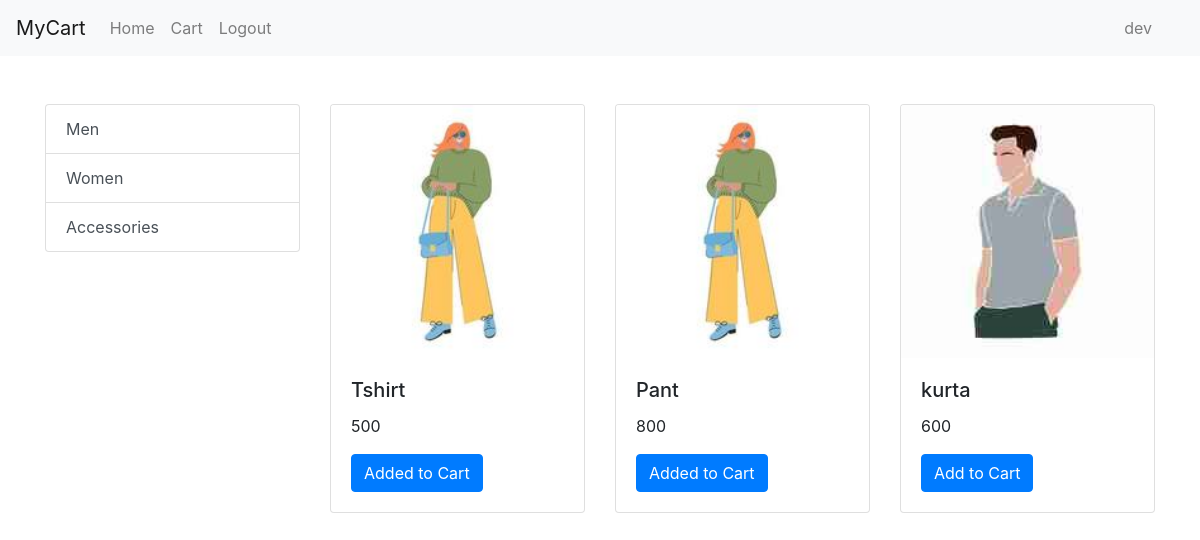
The app's page /store/?category=1 (signed in) with its own data.
### register/models.py (models this page shows)
class Profile(AbstractUser):
    email=models.EmailField(unique=True)
    phone=models.CharField(max_length=100,unique=True)
    is_authenticated=models.BooleanField(default=False)
    token=models.CharField(max_length=200,null=True)
    REQUIRED_FIELDS=['username','phone']
    USERNAME_FIELD="email"
    objects= ProfileManager()

### store/models.py (models this page shows, shortened)
class Category(models.Model):
    id=models.AutoField
    name=models.CharField(max_length=50)
    def __str__(self):
        return self.name

class Product(models.Model):
    id=models.AutoField
    name = models.CharField(max_length=100)
    price = models.IntegerField(default=0)
    category=models.ForeignKey(Category,on_delete=models.CASCADE,default="")
    image=models.ImageField(upload_to='products/')
    def products_bycategory(id):
        return Product.objects.filter(category=id)

### store/views.py (the view, shortened to what this page needs)
# urls.py: path('store/',include('store.urls')),
def store(request):
    if request.method=='GET':
        products=Product.objects.all()
        categories=Category.objects.all()
        categroy_id=request.GET.get('category')
        if categroy_id:
            products=Product.products_bycategory(categroy_id)
        data={}
        user_email=request.session.get('user_email')
        print(user_email)
        if user_email:
            profile=Profile.objects.get(email=user_email)
            cart=Cart.objects.get(user=profile)
            cartitems=CartItem.objects.filter(cart=cart)
            product_incartitem=[]
            for a in cartitems:
                product_incartitem.append(a.product)
            data['cartitems']=cartitems
            data['profile']=profile
            data['product_incartitem']=product_incartitem
        data['products']=products
        data['categories']=categories
        return render(request,'store.html',data)

### store/templates/store.html (shortened to what this page needs)
{%extends 'base.html'%}
{% block Body %}
  <div class="container mt-5">
    <div class="row">
      <div class="col-md-3">
        <div class="list-group">
          {%for category in categories%}
          <a href="/store/?category={{category.id}}" class="list-group-item list-group-item-action">{{category}}</a>
          {%endfor%}
        </div>
      </div>
      <div class="col-md-9">
        <div class="row">
          {%for product in products%}
          <div class="col-md-4 mb-4">
            <div class="card">
              <img src="{{product.image.url}}" class="card-img-top" alt="Product 1">
              <div class="card-body">
                <h5 class="card-title">{{product.name}}</h5>
                <p class="card-text">{{product.price}}</p>
                {%if profile%}
                {%if product in product_incartitem %}
                <form method="GET" action="">
                  <button type="submit" class="btn btn-primary disbaled">Added to Cart</button>
                </form>
                {%else%}
                <form method="POST" action="">
                  <button type="submit" class="btn btn-primary ">Add to Cart</button>
                </form>
                {%endif%}
                {%else%}
                <a href="/signup/" class="btn btn-primary">Add to Cart</a>
                {%endif%}
              </div>
            </div>
          </div>
          {%endfor%}
        </div>
      </div>
    </div>
  </div>
{%endblock%}

### store/templates/base.html (shortened to what this page needs)
<!doctype html>
<html lang="en">
  <head>
    <link rel="stylesheet" href="https://cdn.jsdelivr.net/npm/bootstrap@4.3.1/dist/css/bootstrap.min.css">
  </head>
  <body>
    <nav class="navbar navbar-expand-lg navbar-light bg-light">
        <a class="navbar-brand" href="#">MyCart</a>
        <div class="collapse navbar-collapse" id="navbarSupportedContent">
          <ul class="navbar-nav mr-auto">
            <li class="nav-item">
              <a class="nav-link" href="/store">Home </a>
            </li>
            <li class="nav-item">
              <a class="nav-link" href="/store/cart">Cart</a>
            </li>
            <li class="nav-item">
              <a class="nav-link" href="/logout">Logout</a>
            </li>
          </ul>
          <ul class="navbar-nav ml-auto mr-4">
            <li class="nav-item">
                <a class="nav-link" href="#">{{user.username}}</a>
            </li>
          </ul>
        </div>
      </nav>
        {%block Body%}{%endblock%}
  </body>
</html>

### records on screen
Profile: username "dev"
Category: name "Men"
Category: name "Women"
Category: name "Accessories"
Product: image (picture), name "Tshirt", price "500", shows "Added to Cart"
Product: image (picture), name "Pant", price "800", shows "Added to Cart"
Product: image (picture), name "kurta", price "600"
